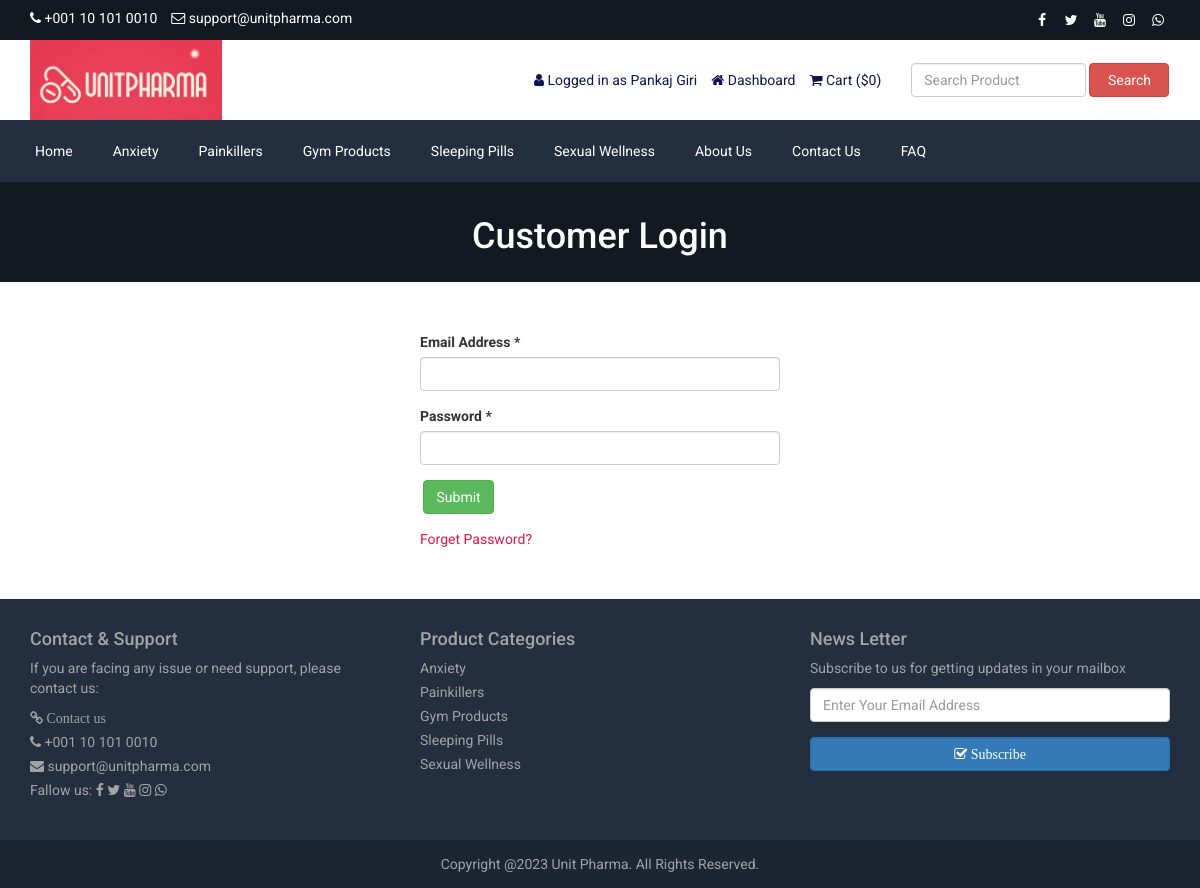
/login.php (signed in), run on the app's committed database.
### tables this page shows
CREATE TABLE `tbl_settings` (
  `id` int(11) NOT NULL,
  `logo` varchar(255) NOT NULL,
  `favicon` varchar(255) NOT NULL,
  `footer_about` text NOT NULL,
  `footer_copyright` text NOT NULL,
  `contact_address` text NOT NULL,
  `contact_email` varchar(255) NOT NULL,
  `contact_phone` varchar(255) NOT NULL,
  `contact_fax` varchar(255) NOT NULL,
  `contact_map_iframe` text NOT NULL,
  `receive_email` varchar(255) NOT NULL,
  `receive_email_subject` varchar(255) NOT NULL,
  `receive_email_thank_you_message` text NOT NULL,
  `forget_password_message` text NOT NULL,
  `total_recent_post_footer` int(10) NOT NULL,
  `total_popular_post_footer` int(10) NOT NULL,
  `total_recent_post_sidebar` int(11) NOT NULL,
  `total_popular_post_sidebar` int(11) NOT NULL,
  `total_featured_product_home` int(11) NOT NULL,
  `total_latest_product_home` int(11) NOT NULL,
  `total_popular_product_home` int(11) NOT NULL,
  `meta_title_home` text NOT NULL,
  `meta_keyword_home` text NOT NULL,
  `meta_description_home` text NOT NULL,
  `banner_login` varchar(255) NOT NULL,
  `banner_registration` varchar(255) NOT NULL,
  `banner_forget_password` varchar(255) NOT NULL,
  `banner_reset_password` varchar(255) NOT NULL,
  `banner_search` varchar(255) NOT NULL,
  `banner_cart` varchar(255) NOT NULL,
  `banner_checkout` varchar(255) NOT NULL,
  `banner_product_category` varchar(255) NOT NULL,
  `banner_blog` varchar(255) NOT NULL,
  `cta_title` varchar(255) NOT NULL,
  `cta_content` text NOT NULL,
  `cta_read_more_text` varchar(255) NOT NULL,
  `cta_read_more_url` varchar(255) NOT NULL,
  `cta_photo` varchar(255) NOT NULL,
  `featured_product_title` varchar(255) NOT NULL,
  `featured_product_subtitle` varchar(255) NOT NULL,
  `latest_product_title` varchar(255) NOT NULL,
  `latest_product_subtitle` varchar(255) NOT NULL,
  `popular_product_title` varchar(255) NOT NULL,
  `popular_product_subtitle` varchar(255) NOT NULL,
  `testimonial_title` varchar(255) NOT NULL,
  `testimonial_subtitle` varchar(255) NOT NULL,
  `testimonial_photo` varchar(255) NOT NULL,
  `blog_title` varchar(255) NOT NULL,
  `blog_subtitle` varchar(255) NOT NULL,
  `newsletter_text` text NOT NULL,
  `paypal_email` varchar(255) NOT NULL,
  `stripe_public_key` varchar(255) NOT NULL,
  `stripe_secret_key` varchar(255) NOT NULL,
  `bank_detail` text NOT NULL,
  `before_head` text NOT NULL,
  `after_body` text NOT NULL,
  `before_body` text NOT NULL,
  `home_service_on_off` int(11) NOT NULL,
  `home_welcome_on_off` int(11) NOT NULL,
  `home_featured_product_on_off` int(11) NOT NULL,
  `home_latest_product_on_off` int(11) NOT NULL,
  `home_popular_product_on_off` int(11) NOT NULL,
  `home_testimonial_on_off` int(11) NOT NULL,
  `home_blog_on_off` int(11) NOT NULL,
  `newsletter_on_off` int(11) NOT NULL,
  `ads_above_welcome_on_off` int(1) NOT NULL,
  `ads_above_featured_product_on_off` int(1) NOT NULL,
  `ads_above_latest_product_on_off` int(1) NOT NULL,
  `ads_above_popular_product_on_off` int(1) NOT NULL,
  `ads_above_testimonial_on_off` int(1) NOT NULL,
  `ads_category_sidebar_on_off` int(1) NOT NULL
);

CREATE TABLE `tbl_social` (
  `social_id` int(11) NOT NULL,
  `social_name` varchar(30) NOT NULL,
  `social_url` varchar(255) NOT NULL,
  `social_icon` varchar(30) NOT NULL
);

CREATE TABLE `tbl_top_category` (
  `tcat_id` int(11) NOT NULL,
  `tcat_name` varchar(255) NOT NULL,
  `show_on_menu` int(1) NOT NULL
);

CREATE TABLE `tbl_page` (
  `id` int(11) NOT NULL,
  `about_title` varchar(255) NOT NULL,
  `about_content` text NOT NULL,
  `about_banner` varchar(255) NOT NULL,
  `about_meta_title` varchar(255) NOT NULL,
  `about_meta_keyword` text NOT NULL,
  `about_meta_description` text NOT NULL,
  `faq_title` varchar(255) NOT NULL,
  `faq_banner` varchar(255) NOT NULL,
  `faq_meta_title` varchar(255) NOT NULL,
  `faq_meta_keyword` text NOT NULL,
  `faq_meta_description` text NOT NULL,
  `blog_title` varchar(255) NOT NULL,
  `blog_banner` varchar(255) NOT NULL,
  `blog_meta_title` varchar(255) NOT NULL,
  `blog_meta_keyword` text NOT NULL,
  `blog_meta_description` text NOT NULL,
  `contact_title` varchar(255) NOT NULL,
  `contact_banner` varchar(255) NOT NULL,
  `contact_meta_title` varchar(255) NOT NULL,
  `contact_meta_keyword` text NOT NULL,
  `contact_meta_description` text NOT NULL,
  `pgallery_title` varchar(255) NOT NULL,
  `pgallery_banner` varchar(255) NOT NULL,
  `pgallery_meta_title` varchar(255) NOT NULL,
  `pgallery_meta_keyword` text NOT NULL,
  `pgallery_meta_description` text NOT NULL,
  `vgallery_title` varchar(255) NOT NULL,
  `vgallery_banner` varchar(255) NOT NULL,
  `vgallery_meta_title` varchar(255) NOT NULL,
  `vgallery_meta_keyword` text NOT NULL,
  `vgallery_meta_description` text NOT NULL
);

### login.php (the view, shortened to what this page needs)
<?php require_once('header.php'); ?>
<?php
$statement = $pdo->prepare("SELECT * FROM tbl_settings WHERE id=1");
$statement->execute();
$result = $statement->fetchAll(PDO::FETCH_ASSOC);
foreach ($result as $row) {
    $banner_login = $row['banner_login'];
}
?>
<div class="page-banner" style="background-color:#444;background-image: url(assets/uploads/<?php echo $banner_login; ?>);">
    <div class="inner">
        <h1><?php echo LANG_VALUE_10; ?></h1>
    </div>
</div>
<div class="page">
    <div class="container">
        <div class="row">
            <div class="col-md-12">
                <div class="user-content">
                    <form action="" method="post">
                        <div class="row">
                            <div class="col-md-4"></div>
                            <div class="col-md-4">
                                <div class="form-group">
                                    <label for=""><?php echo LANG_VALUE_94; ?> *</label>
                                    <input type="email" class="form-control" name="cust_email">
                                </div>
                                <div class="form-group">
                                    <label for=""><?php echo LANG_VALUE_96; ?> *</label>
                                    <input type="password" class="form-control" name="cust_password">
                                </div>
                                <div class="form-group">
                                    <input type="submit" class="btn btn-success" value="<?php echo LANG_VALUE_4; ?>" name="form1">
                                </div>
                                <a href="forget-password.php" style="color:#e4144d;"><?php echo LANG_VALUE_97; ?>?</a>
                            </div>
                        </div>
                    </form>
                </div>
            </div>
        </div>
    </div>
</div>
<?php require_once('footer.php'); ?>

### header.php (shortened to what this page needs)
<?php
include("admin/inc/config.php");
$statement = $pdo->prepare("SELECT * FROM tbl_settings WHERE id=1");
$statement->execute();
$result = $statement->fetchAll(PDO::FETCH_ASSOC);
foreach ($result as $row)
{
	$logo = $row['logo'];
	$contact_email = $row['contact_email'];
	$contact_phone = $row['contact_phone'];
}
?>
<!DOCTYPE html>
<html lang="en">
<head>
	<link rel="stylesheet" href="assets/css/bootstrap.min.css">
	<link rel="stylesheet" href="assets/css/font-awesome.min.css">
	<link rel="stylesheet" href="assets/css/owl.carousel.min.css">
	<link rel="stylesheet" href="assets/css/owl.theme.default.min.css">
	<link rel="stylesheet" href="assets/css/jquery.bxslider.min.css">
    <link rel="stylesheet" href="assets/css/magnific-popup.css">
    <link rel="stylesheet" href="assets/css/rating.css">
	<link rel="stylesheet" href="assets/css/spacing.css">
	<link rel="stylesheet" href="assets/css/bootstrap-touch-slider.css">
	<link rel="stylesheet" href="assets/css/animate.min.css">
	<link rel="stylesheet" href="assets/css/tree-menu.css">
	<link rel="stylesheet" href="assets/css/select2.min.css">
	<link rel="stylesheet" href="assets/css/main.css">
	<link rel="stylesheet" href="assets/css/responsive.css">
	<?php
	$statement = $pdo->prepare("SELECT * FROM tbl_page WHERE id=1");
	$statement->execute();
	$result = $statement->fetchAll(PDO::FETCH_ASSOC);
		?>
</head>
<body>
<div class="top">
	<div class="container">
		<div class="row">
			<div class="col-md-6 col-sm-6 col-xs-12">
				<div class="left">
					<ul>
						<li><i class="fa fa-phone"></i> <?php echo $contact_phone; ?></li>
						<li><i class="fa fa-envelope-o"></i> <?php echo $contact_email; ?></li>
					</ul>
				</div>
			</div>
			<div class="col-md-6 col-sm-6 col-xs-12">
				<div class="right">
					<ul>
						<?php
						$statement = $pdo->prepare("SELECT * FROM tbl_social");
						$statement->execute();
						$result = $statement->fetchAll(PDO::FETCH_ASSOC);
						foreach ($result as $row) {
							?>
							<?php if($row['social_url'] != ''): ?>
							<li><a href="<?php echo $row['social_url']; ?>"><i class="<?php echo $row['social_icon']; ?>"></i></a></li>
							<?php endif; ?>
							<?php
						}
						?>
					</ul>
				</div>
			</div>
		</div>
	</div>
</div>
<div class="header">
	<div class="container">
		<div class="row inner">
			<div class="col-md-4 logo">
				<a href="index.php"><img src="assets/uploads/<?php echo $logo; ?>" alt="logo image"></a>
			</div>
			<div class="col-md-5 right">
				<ul>
					<?php
					if(isset($_SESSION['customer'])) {
						if($_SESSION['customer']['cust_guest']===1) {
							?>
							<li><i class="fa fa-user"></i> Hey, Guest</li>
							<?php
						}
						else{
						?>
						<li><i class="fa fa-user"></i> <?php echo LANG_VALUE_13; ?> <?php echo $_SESSION['customer']['cust_name']; ?></li>
						<li><a href="dashboard.php"><i class="fa fa-home"></i> <?php echo LANG_VALUE_89; ?></a></li>
						<?php
						}
					} else {
						?>
						<li><a href="login.php"><i class="fa fa-sign-in"></i> <?php echo LANG_VALUE_9; ?></a></li>
						<li><a href="registration.php"><i class="fa fa-user-plus"></i> <?php echo LANG_VALUE_15; ?></a></li>
						<?php
					}
					?>
					<li><a href="cart.php"><i class="fa fa-shopping-cart"></i> <?php echo LANG_VALUE_18; ?> (<?php echo LANG_VALUE_1; ?><?php
					if(isset($_SESSION['cart_p_id'])) {
						$tmp=array();
						$i=0;
						foreach($_SESSION['cart_p_id'] as $key => $value)
	                    {
	                        $tmp[$i] = $value;
							$i++;
	                    }
						echo count($tmp);
					} else {
						echo 0;
					}
					?>)</a></li>
				</ul>
			</div>
			<div class="col-md-3 search-area">
				<form class="navbar-form navbar-left" role="search" action="search-result.php" method="get">
					<div class="form-group">
						<input type="text" class="form-control search-top" placeholder="<?php echo LANG_VALUE_2; ?>" name="search_text">
					</div>
					<button type="submit" class="btn btn-danger"><?php echo LANG_VALUE_3; ?></button>
				</form>
			</div>
		</div>
	</div>
</div>
<div class="nav">
	<div class="container">
		<div class="row">
			<div class="col-md-12 pl_0 pr_0">
				<div class="menu-container">
					<div class="menu">
						<ul>
							<li><a href="index.php">Home</a></li>
							<?php
							$statement = $pdo->prepare("SELECT * FROM tbl_top_category WHERE show_on_menu=1");
							$statement->execute();
							$result = $statement->fetchAll(PDO::FETCH_ASSOC);
							foreach ($result as $row) {
								?>
								<li><a href="product-category.php?id=<?php echo $row['tcat_id']; ?>&type=top-category"><?php echo $row['tcat_name']; ?></a></li>
								<?php
							}
							?>
							<?php
							$statement = $pdo->prepare("SELECT * FROM tbl_page WHERE id=1");
							$statement->execute();
							$result = $statement->fetchAll(PDO::FETCH_ASSOC);
							foreach ($result as $row) {
								$about_title = $row['about_title'];
								$faq_title = $row['faq_title'];
								$contact_title = $row['contact_title'];
							}
							?>
							<li><a href="about.php"><?php echo $about_title; ?></a></li>
							<li><a href="contact.php"><?php echo $contact_title; ?></a></li>
							<li><a href="faq.php"><?php echo $faq_title; ?></a></li>
						</ul>
					</div>
				</div>
			</div>
		</div>
	</div>
</div>

### footer.php (shortened to what this page needs)
<?php
$statement = $pdo->prepare("SELECT * FROM tbl_settings WHERE id=1");
$statement->execute();
$result = $statement->fetchAll(PDO::FETCH_ASSOC);
foreach ($result as $row)
{
	$contact_email = $row['contact_email'];
	$contact_phone = $row['contact_phone'];
    $newsletter_on_off = $row['newsletter_on_off'];
}
?>
<footer class="user-footer">
    <div class="container">
    <div class="row sec">
    <div class="col-sm-4 sec1">
            <h4>Contact & Support</h4>
            <p>If you are facing any issue or need support, please contact us: <p>
            <ul>
                <li><a href="contact.php"><span class="fa fa-link"> Contact us</a></li>
                <li><span class="fa fa-phone"></span> <?php echo $contact_phone ?></li>
                <li><span class="fa fa-envelope"></span> <?php echo $contact_email ?></li>
                <li> Fallow us:
						<?php
							$statement = $pdo->prepare("SELECT * FROM tbl_social");
							$statement->execute();
							$result = $statement->fetchAll(PDO::FETCH_ASSOC);
							foreach ($result as $row) {
								?>
								<?php if($row['social_url'] != ''): ?>
								<a href="<?php echo $row['social_url']; ?>"><i class="<?php echo $row['social_icon']; ?>"></i></a>
								<?php endif; ?>
								<?php
							}
						?>
                </li>
            </ul>
        </div>
        <div class="col-sm-4 sec2">
            <h4>Product Categories</h4>
            <ul>
				<?php
					$statement = $pdo->prepare("SELECT * FROM tbl_top_category WHERE show_on_menu=1");
					$statement->execute();
					$result = $statement->fetchAll(PDO::FETCH_ASSOC);
					foreach ($result as $row) { ?>
                <li><a href="product-category.php?id=<?php echo $row['tcat_id']; ?>&type=top-category"><?php echo $row['tcat_name']; ?></a></li>
                <?php } ?>
            </ul>
        </div>
        <div class="col-sm-4 sec3">
            <?php if($newsletter_on_off == 1): ?>
            <h4> News Letter </h4>
            <p> Subscribe to us for getting updates in your mailbox</p>
            <form class="footer-subscribe-form" action="" method="post">
                <div class="form-group">
                    <input type="email" class="form-control" placeholder="<?php echo LANG_VALUE_95; ?>" />
                </div>
                <button class=" form-control btn btn-md btn-primary" name="form_subscribe" type="submit"><span class="fa fa-check-square-o"> <?php echo LANG_VALUE_92; ?></button>
            </form>
            <?php endif; ?>
        </div>
</div>
    </div>
    <div class="footer-bottom">
        <div class="container-fluid">
            <div class="row">
                Copyright @2023 Unit Pharma. All Rights Reserved.
            </div>
        </div>
    </div>
</footer>
</body>
</html>

### data on the page
tbl_settings: contact_phone "+001 10 101 0010", contact_email "support@unitpharma.com", logo (picture), banner_login (picture)
tbl_top_category: tcat_name "Anxiety"
tbl_top_category: tcat_name "Painkillers"
tbl_top_category: tcat_name "Gym Products"
tbl_top_category: tcat_name "Sleeping Pills"
tbl_top_category: tcat_name "Sexual Wellness"
tbl_page: about_title "About Us", contact_title "Contact Us", faq_title "FAQ"

### other printed values
LANG_VALUE_13 "Logged in as"
$_SESSION['customer']['cust_name'] "Pankaj Giri"
LANG_VALUE_89 "Dashboard"
LANG_VALUE_18 "Cart"
LANG_VALUE_1 "$"
LANG_VALUE_3 "Search"
LANG_VALUE_10 "Customer Login"
LANG_VALUE_94 "Email Address"
LANG_VALUE_96 "Password"
LANG_VALUE_97 "Forget Password"
LANG_VALUE_92 "Subscribe"
